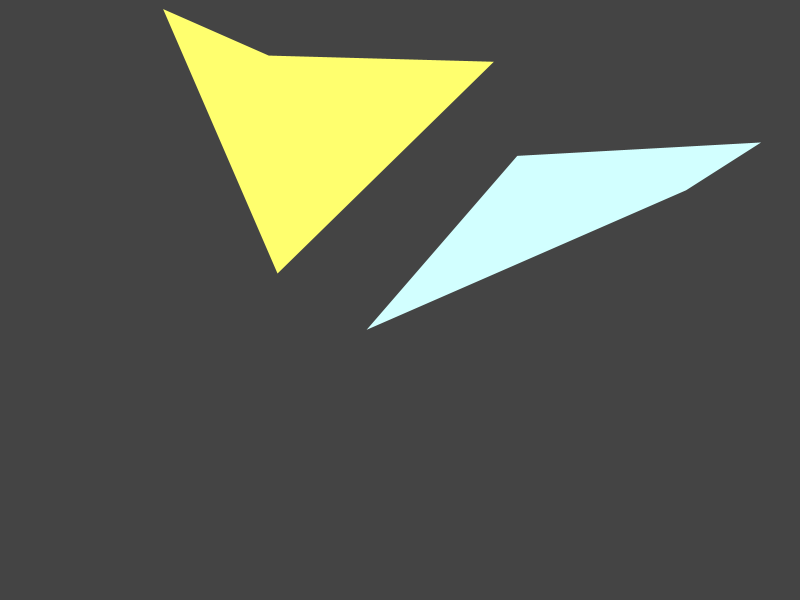
Frame 1 (no input)
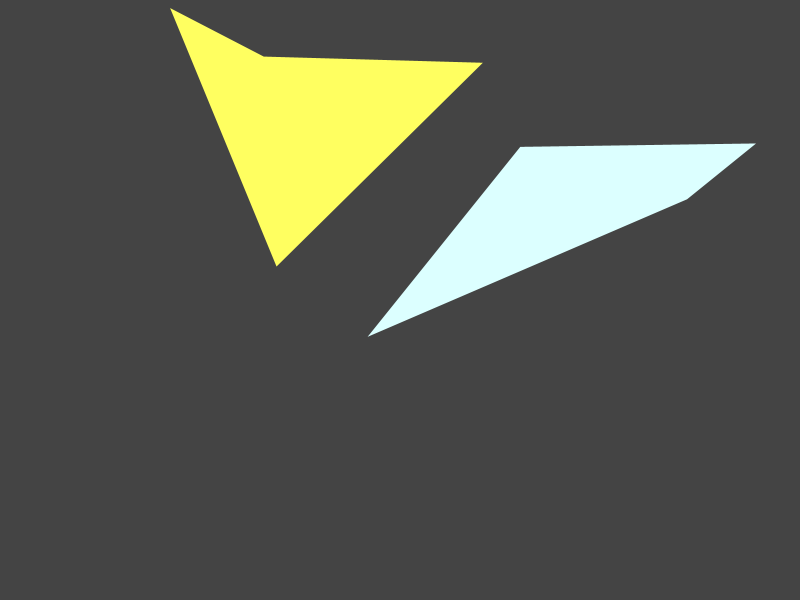
Frame 60 (the mouse pressed at the canvas centre just before this capture)
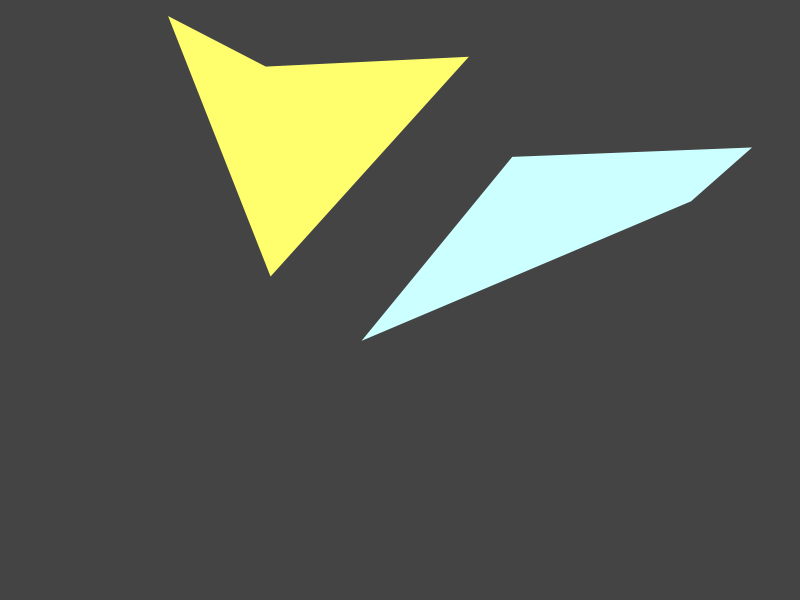
Frame 120 (the mouse held since frame 60 and released just before this capture)

The Processing sketch that drew these frames (run headless with seeded random() and noise(); from frame 60 on, the mouse is pressed at the canvas centre):

// Processing sketch: processing_173183
// ── processing_173183.pde

float x1= random (800);
float y1= random (600);
float x2= random (800);
float y2= random (600);
float x3= random (800);
float y3= random (600);
float x4= random (800);
float y4= random (600);
float x5= random (800);
float y5= random (600);
float x6= random (800);
float y6= random (600);
float x7= random (800);
float y7= random (600);
float x8= random (800);
float y8= random (600);

void setup () {
  size (800, 600);
  noCursor();
  noStroke();
}
void draw () 
{
  background (#444444);
  fill ((abs(x4-y1)), (abs(x3-y2)), abs(x2-y3));
  quad(x1, y1, x2, y2, x3, y3, x4, y4);
  fill ((abs(x8-y5)), (abs(x7-y6)), abs(x6-y7));
  quad(x5, y5, x6, y6, x7, y7, x8, y8);


  if (x1<=800&&x1>=0) 
  { 
    if (random(10)>=5) 
    {
      x1++;
    } else 
    {
      x1--;
    }
  } else 
  {
    if (x1<=800) 
    {
      x1++;
    } else { 
      if (x1>=0) 
      {
        x1--;
      }
    }
  }
  if (y1<=600&&y1>=0) 
  { 
    if (random(10)>=5) 
    {
      y1++;
    } else 
    {
      y1--;
    }
  } else 
  {
    if (y1<=600) 
    {
      y1++;
    } else { 
      if (y1>=0) 
      {
        y1--;
      }
    }
  }
  if (x2<=800&&x2>=0) 
  { 
    if (random(10)>=5) 
    {
      x2++;
    } else 
    {
      x2--;
    }
  } else 
  {
    if (x2<=800) 
    {
      x2++;
    } else { 
      if (x2>=0) 
      {
        x2--;
      }
    }
  }
  if (y2<=600&&y2>=0) 
  { 
    if (random(10)>=5) 
    {
      y2++;
    } else 
    {
      y2--;
    }
  } else 
  {
    if (y2<=600) 
    {
      y2++;
    } else { 
      if (y2>=0) 
      {
        y2--;
      }
    }
  }
  if (x3<=800&&x3>=0) 
  { 
    if (random(10)>=5) 
    {
      x3++;
    } else 
    {
      x3--;
    }
  } else 
  {
    if (x3<=800) 
    {
      x3++;
    } else { 
      if (x3>=0) 
      {
        x3--;
      }
    }
  }
  if (y3<=600&&y3>=0) 
  { 
    if (random(10)>=5) 
    {
      y3++;
    } else 
    {
      y3--;
    }
  } else 
  {
    if (y3<=600) 
    {
      y3++;
    } else { 
      if (y3>=0) 
      {
        y3--;
      }
    }
  }
  if (x4<=800&&x4>=0) 
  { 
    if (random(10)>=5) 
    {
      x4++;
    } else 
    {
      x4--;
    }
  } else 
  {
    if (x4<=800) 
    {
      x4++;
    } else { 
      if (x4>=0) 
      {
        x4--;
      }
    }
  }
  if (y4<=600&&y4>=0) 
  { 
    if (random(10)>=5) 
    {
      y4++;
    } else 
    {
      y4--;
    }
  } else 
  {
    if (y4<=600) 
    {
      y4++;
    } else { 
      if (y4>=0) 
      {
        y4--;
      }
    }
  }
  if (x5<=800&&x5>=0) 
  { 
    if (random(10)>=5) 
    {
      x5++;
    } else 
    {
      x5--;
    }
  } else 
  {
    if (x5<=800) 
    {
      x5++;
    } else { 
      if (x5>=0) 
      {
        x5--;
      }
    }
  }
  if (y5<=600&&y5>=0) 
  { 
    if (random(10)>=5) 
    {
      y5++;
    } else 
    {
      y5--;
    }
  } else 
  {
    if (y5<=600) 
    {
      y5++;
    } else { 
      if (y5>=0) 
      {
        y5--;
      }
    }
  }
  if (x6<=800&&x6>=0) 
  { 
    if (random(10)>=5) 
    {
      x6++;
    } else 
    {
      x6--;
    }
  } else 
  {
    if (x6<=800) 
    {
      x6++;
    } else { 
      if (x6>=0) 
      {
        x6--;
      }
    }
  }
  if (y6<=600&&y6>=0) 
  { 
    if (random(10)>=5) 
    {
      y6++;
    } else 
    {
      y6--;
    }
  } else 
  {
    if (y6<=600) 
    {
      y6++;
    } else { 
      if (y6>=0) 
      {
        y6--;
      }
    }
  }
  if (x7<=800&&x7>=0) 
  { 
    if (random(10)>=5) 
    {
      x7++;
    } else 
    {
      x7--;
    }
  } else 
  {
    if (x7<=800) 
    {
      x7++;
    } else { 
      if (x7>=0) 
      {
        x7--;
      }
    }
  }
  if (y7<=600&&y7>=0) 
  { 
    if (random(10)>=5) 
    {
      y7++;
    } else 
    {
      y7--;
    }
  } else 
  {
    if (y7<=600) 
    {
      y7++;
    } else { 
      if (y7>=0) 
      {
        y7--;
      }
    }
  }
  if (x8<=800&&x8>=0) 
  { 
    if (random(10)>=5) 
    {
      x8++;
    } else 
    {
      x8--;
    }
  } else 
  {
    if (x8<=800) 
    {
      x8++;
    } else { 
      if (84>=0) 
      {
        x8--;
      }
    }
  }
  if (y8<=600&&y8>=0) 
  { 
    if (random(10)>=5) 
    {
      y8++;
    } else 
    {
      y8--;
    }
  } else 
  {
    if (y8<=600) 
    {
      y8++;
    } else { 
      if (y8>=0) 
      {
        y8--;
      }
    }
  }
}
